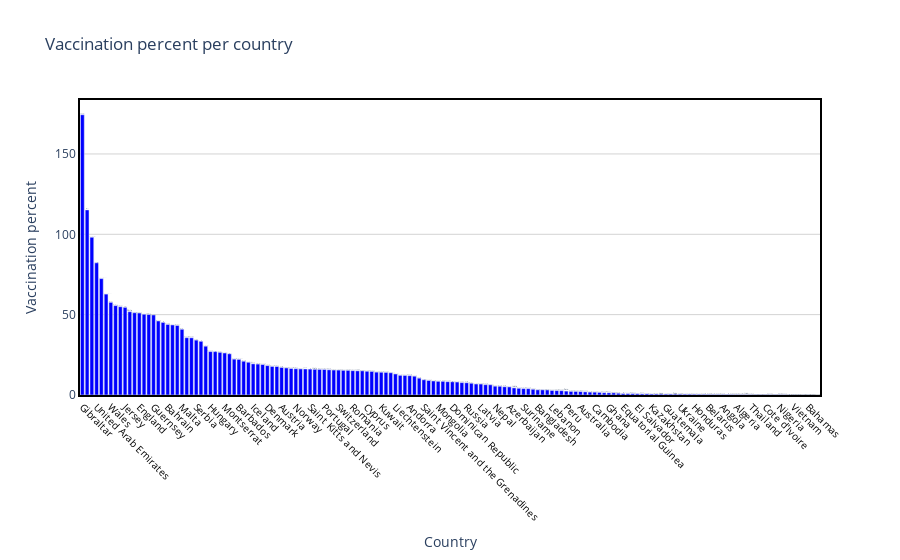

The code cell stored with this chart in its notebook:
### Code cell
draw_trace_bar(country_vaccine, 'Percent', 'Vaccination percent per country', 'Country', 'Vaccination percent' )

### Figure 1 — Plotly figure (JSON) as saved in the notebook; plotly's stock layout.template omitted (floating-point values rounded to 4 significant figures; data arrays with more than 128 entries replaced by an {"elided": "..."} marker saying what was removed)
{"data": [{"marker": {"color": "Blue"}, "text": {"elided": "156 str values"}, "type": "bar", "x": {"elided": "156 str values"}, "y": {"elided": "156 float values"}}], "layout": {"hovermode": "closest", "paper_bgcolor": "rgba(0, 0, 0, 0)", "plot_bgcolor": "rgba(0, 0, 0, 0)", "title": {"text": "Vaccination percent per country"}, "xaxis": {"linecolor": "black", "linewidth": 2, "mirror": true, "showline": true, "showticklabels": true, "tickangle": 45, "tickfont": {"color": "black", "size": 10}, "title": {"text": "Country"}, "zeroline": true, "zerolinecolor": "grey", "zerolinewidth": 1}, "yaxis": {"gridcolor": "lightgrey", "linecolor": "black", "linewidth": 2, "mirror": true, "showline": true, "title": {"text": "Vaccination percent"}, "zeroline": true, "zerolinecolor": "grey", "zerolinewidth": 1}}}
